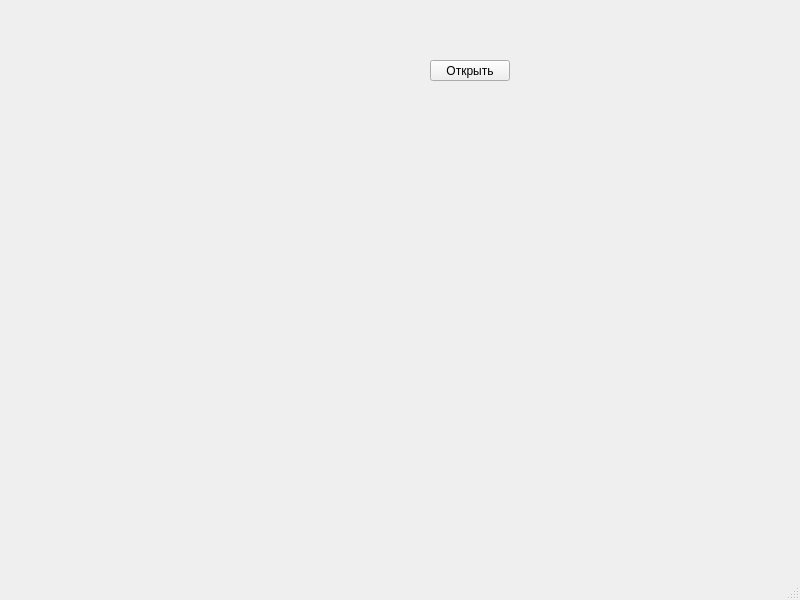
<?xml version="1.0" encoding="UTF-8"?>
<ui version="4.0">
 <class>MainWindow</class>
 <widget class="QMainWindow" name="MainWindow">
  <property name="geometry">
   <rect>
    <x>0</x>
    <y>0</y>
    <width>800</width>
    <height>600</height>
   </rect>
  </property>
  <property name="windowTitle">
   <string>Encoder</string>
  </property>
  <widget class="QWidget" name="centralwidget">
   <widget class="QPushButton" name="pushButton">
    <property name="geometry">
     <rect>
      <x>430</x>
      <y>60</y>
      <width>80</width>
      <height>21</height>
     </rect>
    </property>
    <property name="text">
     <string>Открыть</string>
    </property>
   </widget>
  </widget>
  <widget class="QMenuBar" name="menubar">
   <property name="geometry">
    <rect>
     <x>0</x>
     <y>0</y>
     <width>800</width>
     <height>20</height>
    </rect>
   </property>
  </widget>
  <widget class="QStatusBar" name="statusbar"/>
 </widget>
 <resources/>
 <connections/>
</ui>
